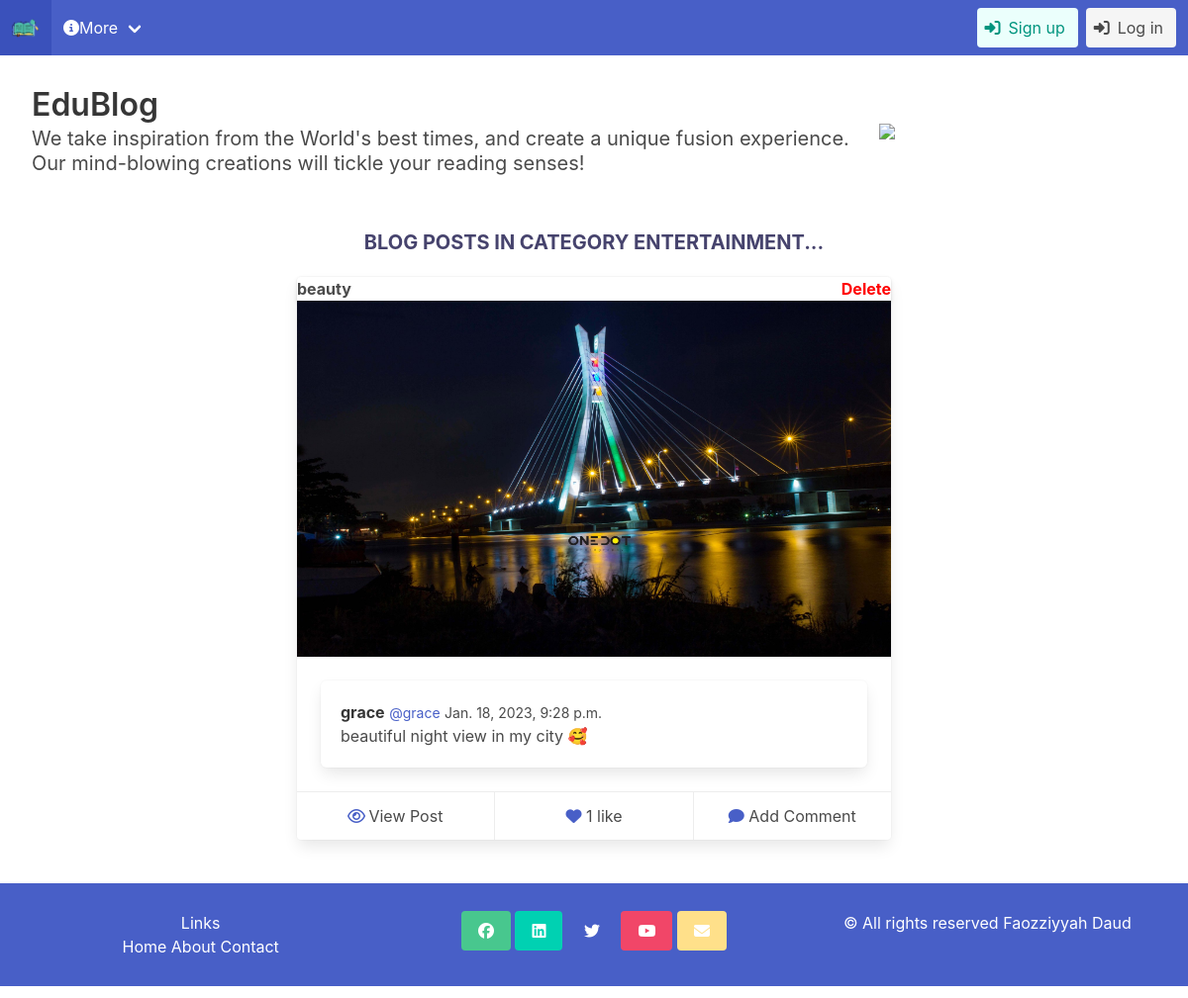
/show_category/6, run on the app's committed database.
### blog/models.py (models this page shows, shortened)
class Category(models.Model):
    user = models.CharField(max_length=50)
    image = models.ImageField(upload_to='category_images', default='128x128.png')

class Post(models.Model):
    title = models.CharField(max_length=100)
    user = models.CharField(max_length=100, default=False)
    image = models.ImageField(upload_to='post_images', default='1280x960.png')
    content = models.TextField()
    category = models.ManyToManyField(Category)
    created_at = models.DateTimeField(default=datetime.now)
    no_of_likes = models.IntegerField(default=0)
    approved = models.BooleanField('Approved', default=False)

### blog/views.py (the view)
# urls.py: path('show_category/<category_id>', views.show_category, name='show-category'),
def show_category(request, category_id):
    category = Category.objects.get(pk=category_id)
    category_posts = Post.objects.filter(category__in=[category])
    context = {
        'category_posts': category_posts,
        'category': category,
    }
    return render(request, 'about.html', context)

### templates/about.html
{% extends 'base.html' %}
{% load static %}
{% block content %}
<section class="" id="hero">
    <div class="" id="column">
      <p class="title"> EduBlog </p>
      <p class="subtitle"> We take inspiration from the World's best times, and create a unique fusion experience. Our mind-blowing creations will tickle your reading senses! </p>
    </div>
    <img src="{% static 'images/hero1.svg' %}" />
  </section>
  <h1 style="text-transform: uppercase; font-size: 20px; text-align: center; font-weight: bold; color: #46436d; margin-top: 1em; margin-bottom: 1em;">Blog Posts In Category {{category.user}}...</h1>
  {% for post in category_posts %}
  {% if post.approved %}
  <div class="card" id="card">
      <header class="card-header" id="headers">
          <b>{{ post.title }}</b>
          <b><a href="{% url 'delete-post' post.id %}" style="color: red">Delete</a></b>
      </header>
      <div class="card-image">
          <figure class="image is-5by3">
              <img src="{{post.image.url}}" alt="Placeholder image">
          </figure>
      </div>
      <div class="card-content">
          <div class="box">
              <article class="media">
                  <div class="media-content">
                      <div class="content">
                          <p>
                              <strong>{{ post.user }}</strong>
                              <small><a href="/profile/{{post.user}}">@{{ post.user }}</a></small>
                              <small>{{ post.created_at }}</small>
                              <br> {{ post.content }}
                          </p>
                      </div>
                  </div>
              </article>
            </div>
      </div>
      <footer class="card-footer">
        <p class="card-footer-item">
          <span>
            <a href="{% url 'show-post' post.id %}" class="icon is-small"> <i class="fa fa-eye" aria-hidden="true"></i> </a>
            View Post
          </span>
        </p>
        <p class="card-footer-item">
          <span>
            <a href="/like-post?post_id={{post.id}}" class="icon is-small"> <i class="fas fa-heart" aria-hidden="true"></i> </a>
                {% if post.no_of_likes == 0 %}
                    0 like
                    {% elif post.no_of_likes == 1 %}
                    {{post.no_of_likes}} like
                    {% else %}
                    {{post.no_of_likes}} likes
                {% endif %}
          </span>
        </p>
        <p class="card-footer-item">
            <span>
              <a href="{% url 'show-post' post.id %}" class="icon is-small"> <i class="fa fa-comment" aria-hidden="true"></i> </a>
              Add Comment
            </span>
          </p>
    </footer>
  </div>
  <br />
  {% endif %}
{% endfor %}
{% endblock %}

### templates/base.html (style rules this page uses)
.d-flex, #headers { display: flex; justify-content: space-between; }
#carddetail, #card, #searchtable { width: 50%; margin: auto; margin-top: 1em; margin-bottom: 2em; }
#hero, #approval { display: flex; margin: auto; justify-content: space-between; align-items: center; padding: 2em; }
#hero > img { width: 40%; }

### data on the page
Category: user "ENTERTAINMENT"
Post: title "beauty", image (picture), user "grace", created_at "Jan. 18, 2023, 9:28 p.m.", content "beautiful night view in my city 🥰", no_of_likes "1"
